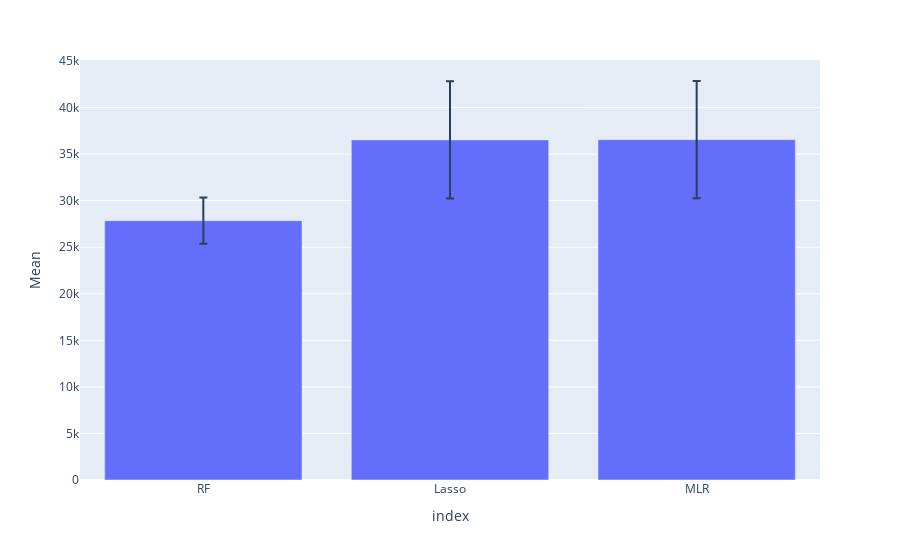

The cell this chart's notebook holds for it:
### Code cell
px.bar(data_frame=results_df,y='Mean', error_y='STD')

### Figure 1 — Plotly figure (JSON) as saved in the notebook; plotly's stock layout.template omitted (floating-point values rounded to 4 significant figures)
{"data": [{"alignmentgroup": "True", "error_y": {"array": [2479.0, 6292.0, 6302.0]}, "hovertemplate": "index=%{x}<br>Mean=%{y}<extra></extra>", "legendgroup": "", "marker": {"color": "#636efa"}, "name": "", "offsetgroup": "", "orientation": "v", "showlegend": false, "textposition": "auto", "type": "bar", "x": ["RF", "Lasso", "MLR"], "xaxis": "x", "y": [27850.0, 36520.0, 36550.0], "yaxis": "y"}], "layout": {"barmode": "relative", "legend": {"tracegroupgap": 0}, "margin": {"t": 60}, "xaxis": {"anchor": "y", "domain": [0, 1], "title": {"text": "index"}}, "yaxis": {"anchor": "x", "domain": [0, 1], "title": {"text": "Mean"}}}}
